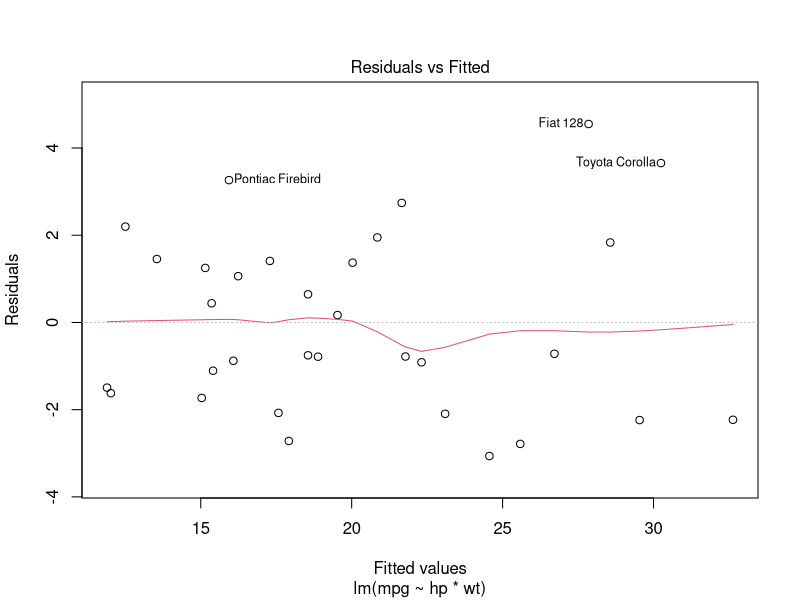
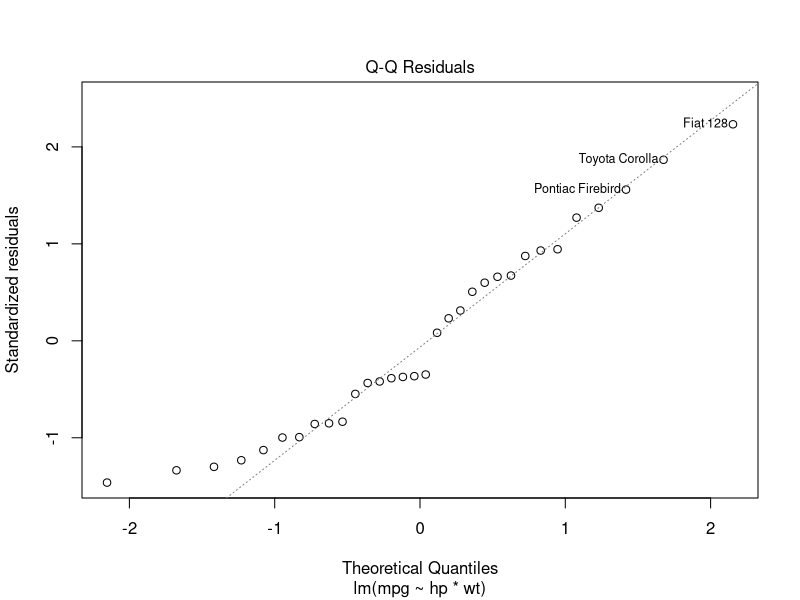
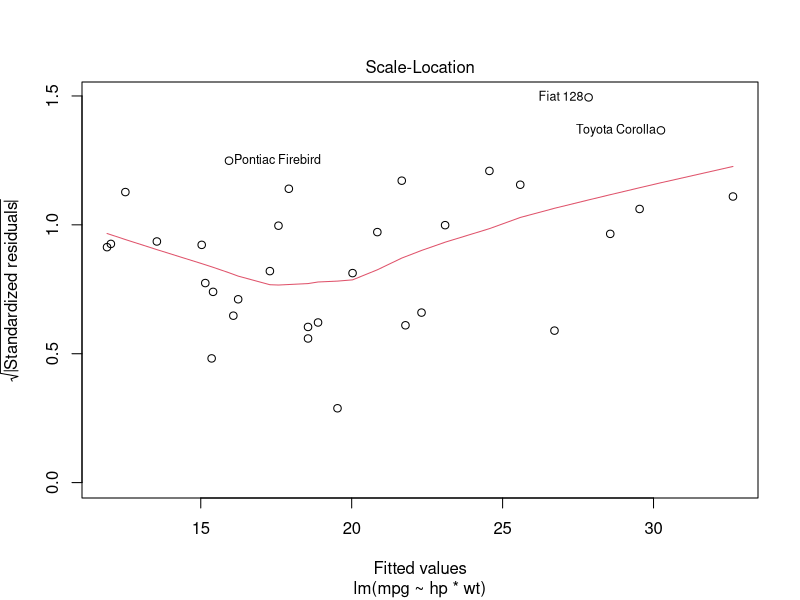
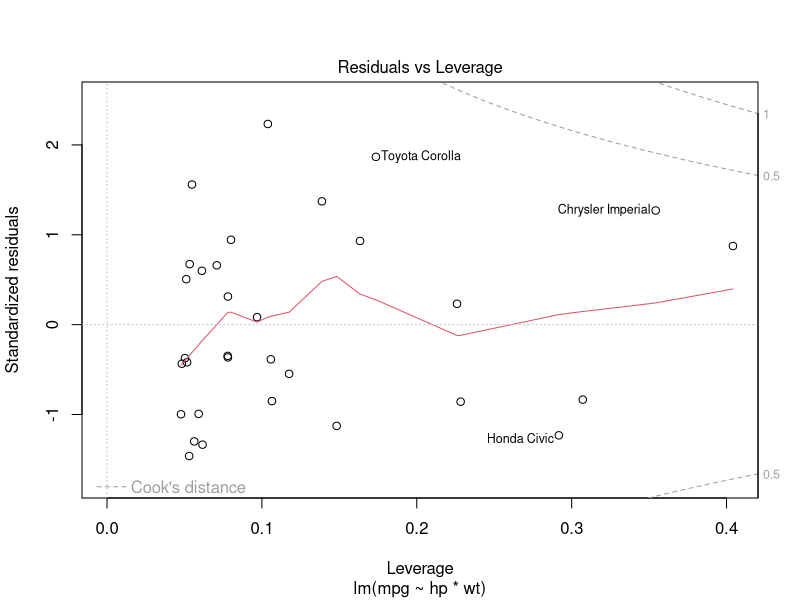

R code for these plots, in order: (Note: this script raises an error after producing the figures.)
## ---- chunk 1
# Load necessary libraries
library(dplyr)
library(zoo)
## ---- chunk 2
# load data
data(mtcars)
## ---- chunk 3
# Fit initial linear regression model with interaction term
lm1 <- lm(mpg ~ hp*wt, data = mtcars)
summary(lm1)
## ---- chunk 4
# Generate diagnostic plots for the initial model
plot(lm1)
## ---- chunk 5
# Perform Box-Cox transformation to find optimal lambda
bc = boxcox(fullmodel, lambda = seq(-3,3))
best.lam = bc$x[which(bc$y==max(bc$y))]
## ---- chunk 6
# Fit a new model using the Box-Cox transformed dependent variable
if(abs(best.lam)<0.4) {
  lm1.transformed <- lm(log(mpg) ~ hp*wt, data = mtcars)
} else {
  lm1.transformed <- lm(((mpg^best.lam - 1)/best.lam) ~ hp*wt, data = mtcars)
}
## ---- chunk 7
# Generate diagnostic plots for the transformed model
plot(lm1.transformed)
## ---- chunk 8
#compare model preformance
cat("Original Model - Adjusted R-squared:", summary(lm1)$adj.r.squared, "\n")
cat("Transformed Model - Adjusted R-squared:", summary(lm1.transformed)$adj.r.squared, "\n")
## ---- chunk 9
# preform a reset test 
reset_test <- resettest(lm1.transformed, power = 2:3, type = "fitted")
## ---- chunk 10
#print results 
print(reset_test)
